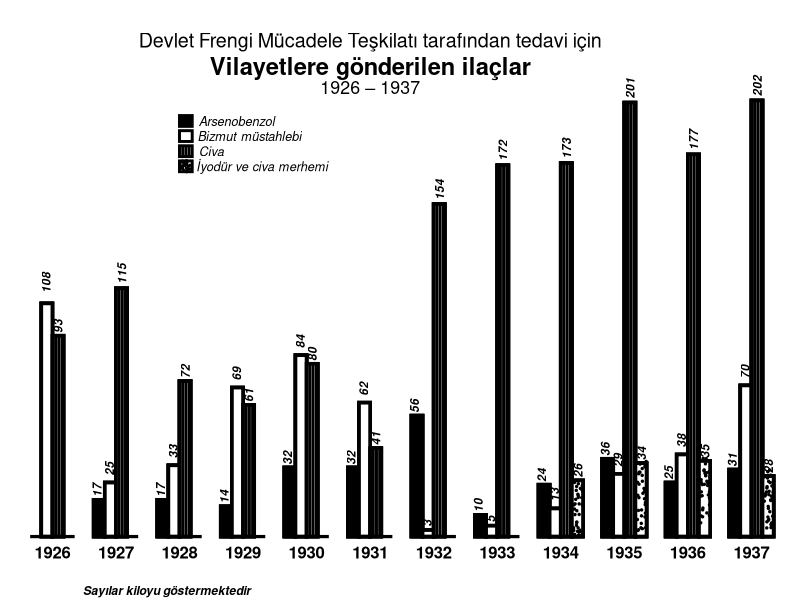

Reproduce this figure in R.
library(ggplot2)
zaman <- rep(seq(1926,1937),4)
arsenobenzol <- c(NA,17,17,14,32,32,56,10,24,36,25,31)
bizmut <- c(108,25,33,69,84,62,3,5,13,29,38,70)
civa <- c(93,115,72,61,80,41,154,172,173,201,177,202)
iyodur <- c(NA,NA,NA,NA,NA,NA,NA,NA,26,34,35,28)
deger <- c(arsenobenzol,bizmut,civa,iyodur)
grup <- factor(c(rep(c("Arsenobenzol","Bizmut müstahlebi","Civa","İyodür ve civa merhemi"), each = length(civa))),
               levels = c("Arsenobenzol","Bizmut müstahlebi","Civa","İyodür ve civa merhemi"))
varib <- c(26,34,35,28)
xnokta <- runif(144,1934.2,1934.35)
ynokta <- runif(144,0,varib)
ek1 <- c(0,1,2,3)
xcor1 <- seq(1926,1937) -0.3
xcor2 <- seq(1926,1937) - 0.1
xcor3 <- seq(1926,1937) + 0.09
xcor4 <- seq(1926,1937) + 0.27
ycor1 <- arsenobenzol
ycor2 <- bizmut
ycor3 <- civa
ycor4 <- iyodur
xlab <- runif(24,1928,1928.2)
ylab <- runif(24,169,174)
frengi <- data.frame(zaman,deger,grup,xnokta,ynokta)
annolabel1 <- c("","17","17","14","32","32","56","10","24","36","25","31")
annolabel2 <- c("108","25","33","69","84","62","3","5","13","29","38","70")
annolabel3 <- c("93","115","72","61","80","41","154","172","173","201","177","202")
annolabel4 <- c("","","","","","","","","26","34","35","28")
cizgi <- c(0,0.05,0.1,0.15)
ek <- seq(0,11)
xline <- c(1925.65) + ek
xlinend <- c(1926.35) + ek

ggplot(frengi, aes(x = zaman, y = deger, fill = grup, color = grup)) +
  geom_bar(stat = "identity", position = position_dodge(), color = "black", size = 1.25, width = 0.70) +
  scale_fill_manual(values=c("black","white","white","white"))  +
  geom_point(x=xnokta + ek1, y=ynokta + ek1, size=0.5,colour="black")+
  theme_classic() +
  theme(plot.margin = unit(c(2,1,1,1), "lines")) +  
  labs(caption = "Sayılar kiloyu göstermektedir") +
  theme(plot.caption = element_text(face = "bold.italic", vjust = -5, hjust = 0.1)) +
  theme(axis.line.y = element_blank(),
        axis.text.y = element_blank(), 
        axis.ticks = element_blank(), 
        axis.title = element_blank(),
        axis.text.x = element_text(color = "black", size = 12, hjust = 0.5, vjust = 0.5, face = "bold"),
        axis.line.x = element_blank()) +
  theme(legend.position= "none") +
  annotate("segment", x = xline, xend = xlinend, y = 0, yend = 0, size = 1.1) +
  annotate("text", x = 1931, y = 230, label = "Devlet Frengi Mücadele Teşkilatı tarafından tedavi için", size = 5) +
  annotate("text", x = 1931, y = 218, label = "Vilayetlere gönderilen ilaçlar", size = 6, fontface = "bold") +
  annotate("text", x = 1931, y = 208, label = "1926 \u2013 1937", size = 4.5) +
  annotate("text",x = xcor1, y = ycor1, label = annolabel1, angle = 90, fontface = "bold.italic",
           hjust = -0.2, size = 3) +
  annotate("text",x = xcor2, y = ycor2, label = annolabel2, angle = 90, fontface = "bold.italic",
           hjust = -0.5, size = 3) +
  annotate("text",x = xcor3, y = ycor3, label = annolabel3, angle = 90, fontface = "bold.italic",
           hjust = -0.2, size = 3) +
  annotate("text",x = xcor4, y = ycor4, label = annolabel4, angle = 90, fontface = "bold.italic",
           hjust = -0.2, size = 3) +
  annotate("segment", x = 1926 + cizgi, xend = 1926 + cizgi, y = 0, yend = 93, size = 1) +
  annotate("segment", x = 1927 + cizgi, xend = 1927 + cizgi, y = 0, yend = 115, size = 1) +
  annotate("segment", x = 1928 + cizgi, xend = 1928 + cizgi, y = 0, yend = 72, size = 1) +
  annotate("segment", x = 1929 + cizgi, xend = 1929 + cizgi, y = 0, yend = 61, size = 1) +
  annotate("segment", x = 1930 + cizgi, xend = 1930 + cizgi, y = 0, yend = 80, size = 1) +
  annotate("segment", x = 1931 + cizgi, xend = 1931 + cizgi, y = 0, yend = 41, size = 1) +
  annotate("segment", x = 1932 + cizgi, xend = 1932 + cizgi, y = 0, yend = 154, size = 1) +
  annotate("segment", x = 1933 + cizgi, xend = 1933 + cizgi, y = 0, yend = 172, size = 1) +
  annotate("segment", x = 1934 + cizgi, xend = 1934 + cizgi, y = 0, yend = 173, size = 1) +
  annotate("segment", x = 1935 + cizgi, xend = 1935 + cizgi, y = 0, yend = 201, size = 1) +
  annotate("segment", x = 1936 + cizgi, xend = 1936 + cizgi, y = 0, yend = 177, size = 1) +
  annotate("segment", x = 1937 + cizgi, xend = 1937 + cizgi, y = 0, yend = 202, size = 1) +
  coord_cartesian(clip = 'off') +
  scale_y_continuous(expand = c(0,0)) +
  scale_x_continuous(breaks = seq(1926,1937), expand = c(0,0.1)) +
  annotate("rect", xmin = 1928 , xmax = 1928.2 , ymin = 190, ymax = 195, colour = "black", fill= "black", size = 1) +
  annotate("rect", xmin = 1928 , xmax = 1928.2 , ymin = 183, ymax = 188, colour = "black", fill= "white", size = 1) +
  annotate("rect", xmin = 1928 , xmax = 1928.2 , ymin = 176, ymax = 181, colour = "black", fill= "white", size = 1) +
  annotate("rect", xmin = 1928 , xmax = 1928.2 , ymin = 169, ymax = 174, colour = "black", fill= "white", size = 1) +
  annotate(geom="text", x=1928.9 ,y=192.5 ,label="Arsenobenzol", size= 3.2, fontface="italic") +
  annotate(geom="text", x=1929.1 ,y=185.5 ,label="Bizmut müstahlebi", size= 3.2, fontface="italic") +
  annotate(geom="text", x=1928.5 ,y=178.5 ,label="Civa", size= 3.2, fontface="italic") +
  annotate(geom="text", x=1929.3 ,y=171.5 ,label="İyodür ve civa merhemi", size= 3.2, fontface="italic") +
  annotate("segment", x = 1928.001 + cizgi, xend = 1928.001 + cizgi, y = 176, yend = 181, size = 1) +
  annotate("point", x=xlab, y=ylab, size=0.5, colour= "black")
  
  
